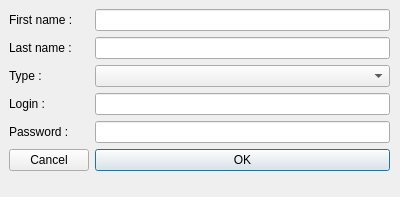
<?xml version="1.0" encoding="UTF-8"?>
<ui version="4.0">
 <class>NewStaffDialog</class>
 <widget class="QDialog" name="NewStaffDialog">
  <property name="geometry">
   <rect>
    <x>0</x>
    <y>0</y>
    <width>400</width>
    <height>197</height>
   </rect>
  </property>
  <property name="windowTitle">
   <string>New staff</string>
  </property>
  <widget class="QWidget" name="formLayoutWidget_2">
   <property name="geometry">
    <rect>
     <x>9</x>
     <y>9</y>
     <width>381</width>
     <height>176</height>
    </rect>
   </property>
   <layout class="QFormLayout" name="formLayout_2">
    <item row="0" column="0">
     <widget class="QLabel" name="firstNameLabel">
      <property name="text">
       <string>First name :</string>
      </property>
     </widget>
    </item>
    <item row="0" column="1">
     <widget class="QLineEdit" name="firstNameLineEdit"/>
    </item>
    <item row="1" column="0">
     <widget class="QLabel" name="lastNameLabel">
      <property name="text">
       <string>Last name :</string>
      </property>
     </widget>
    </item>
    <item row="1" column="1">
     <widget class="QLineEdit" name="lastNameLineEdit"/>
    </item>
    <item row="2" column="0">
     <widget class="QLabel" name="typeLabel">
      <property name="text">
       <string>Type :</string>
      </property>
     </widget>
    </item>
    <item row="2" column="1">
     <widget class="QComboBox" name="typeComboBox"/>
    </item>
    <item row="3" column="0">
     <widget class="QLabel" name="loginLabel">
      <property name="text">
       <string>Login :</string>
      </property>
     </widget>
    </item>
    <item row="3" column="1">
     <widget class="QLineEdit" name="loginLineEdit"/>
    </item>
    <item row="4" column="0">
     <widget class="QLabel" name="passwordLabel">
      <property name="text">
       <string>Password :</string>
      </property>
     </widget>
    </item>
    <item row="4" column="1">
     <widget class="QLineEdit" name="passwordLineEdit">
      <property name="echoMode">
       <enum>QLineEdit::Password</enum>
      </property>
     </widget>
    </item>
    <item row="5" column="1">
     <widget class="QPushButton" name="okButton">
      <property name="text">
       <string>OK</string>
      </property>
     </widget>
    </item>
    <item row="5" column="0">
     <widget class="QPushButton" name="cancelButton">
      <property name="text">
       <string>Cancel</string>
      </property>
     </widget>
    </item>
   </layout>
  </widget>
 </widget>
 <resources/>
 <connections/>
</ui>
